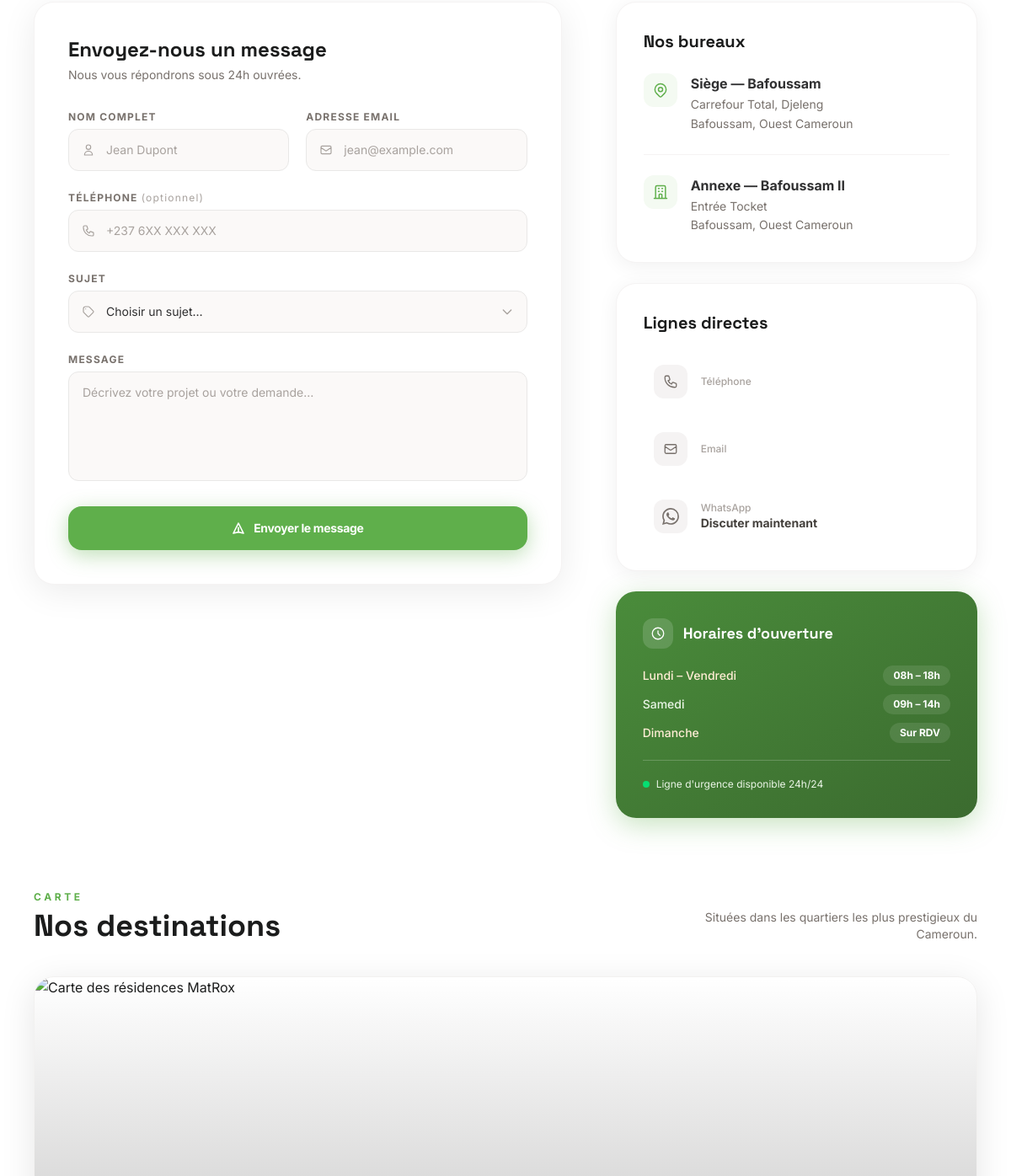
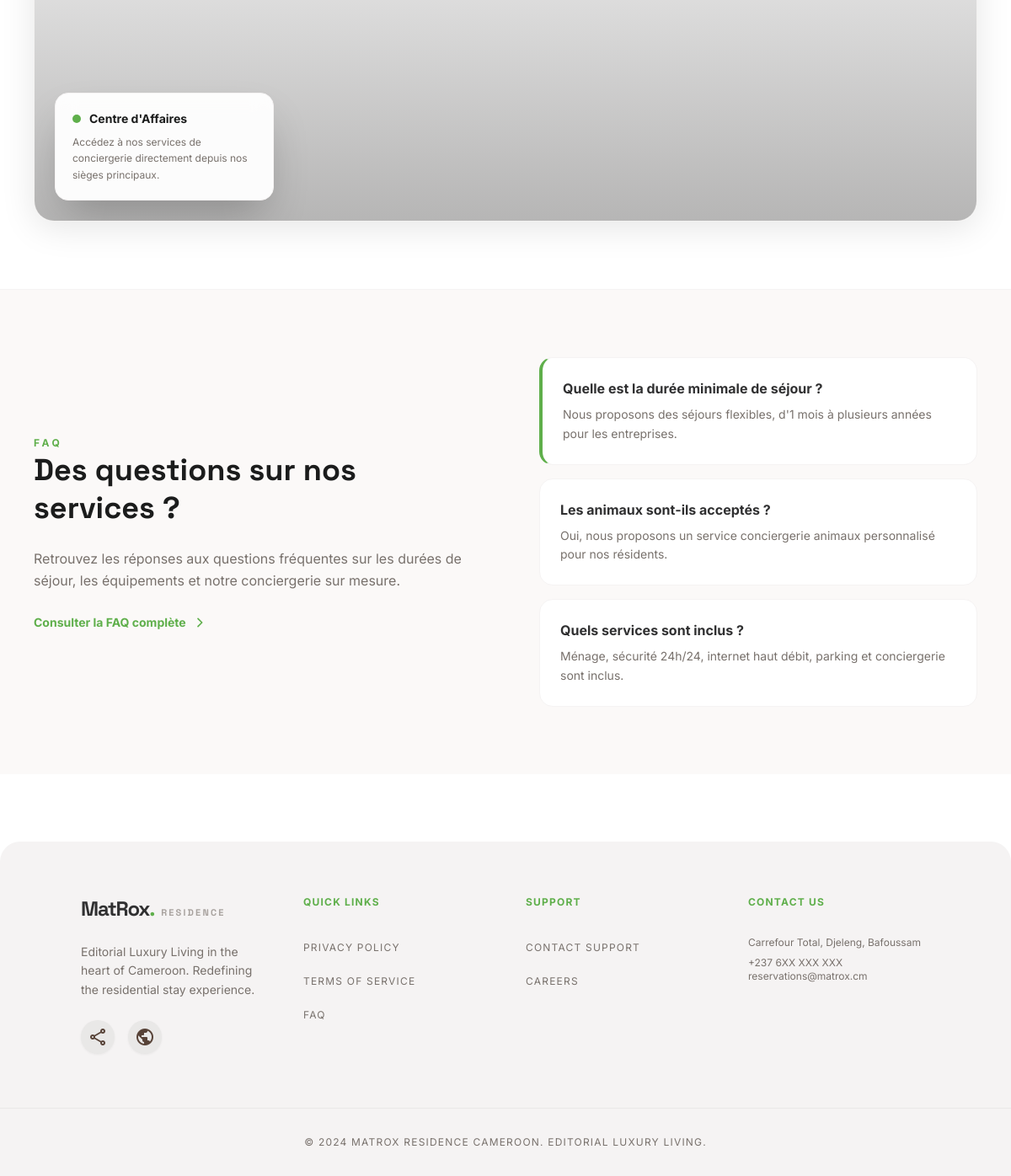
/contact/ (lower part), run on an earlier commit of the app's database (2 pictures, top to bottom).
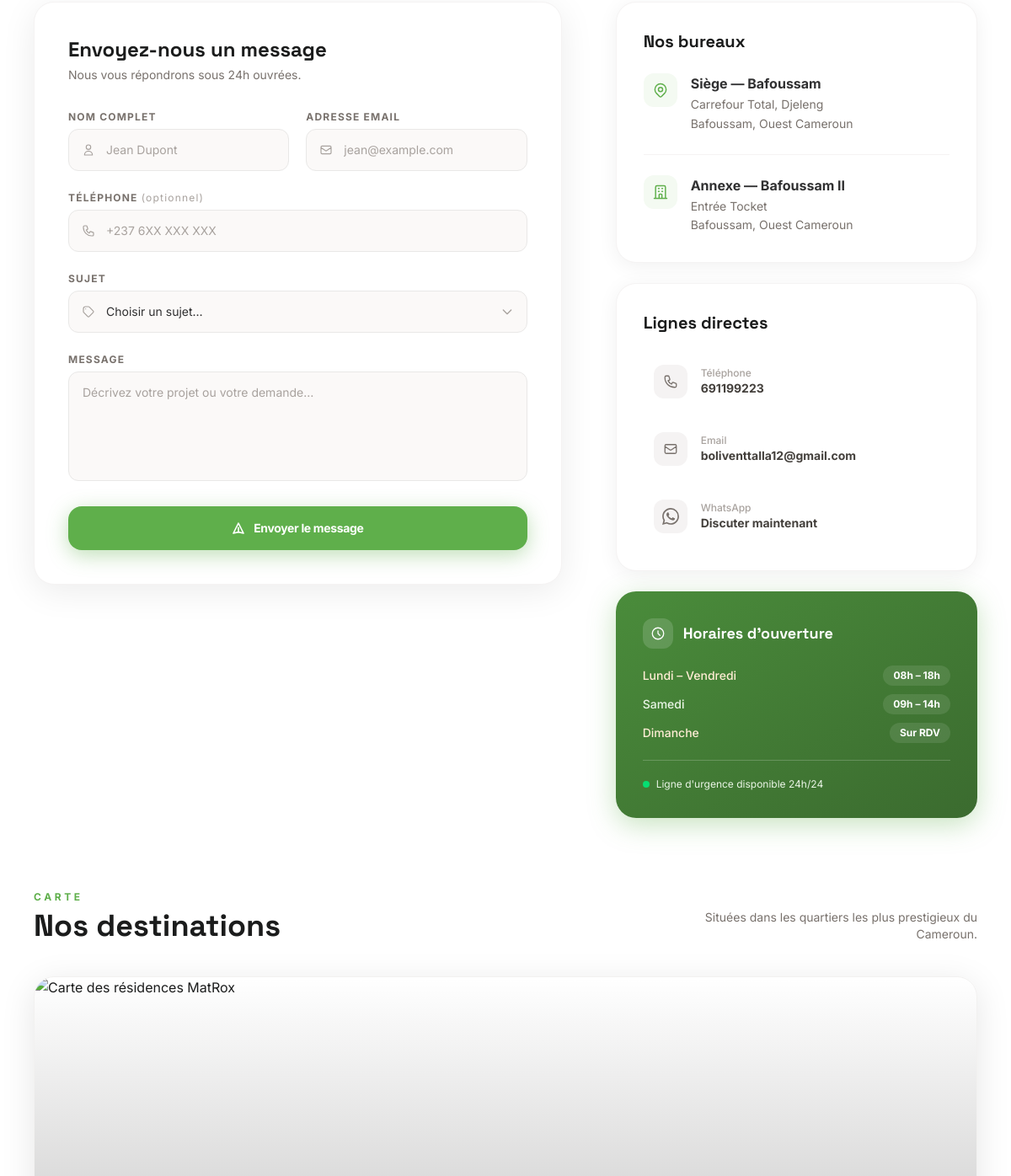
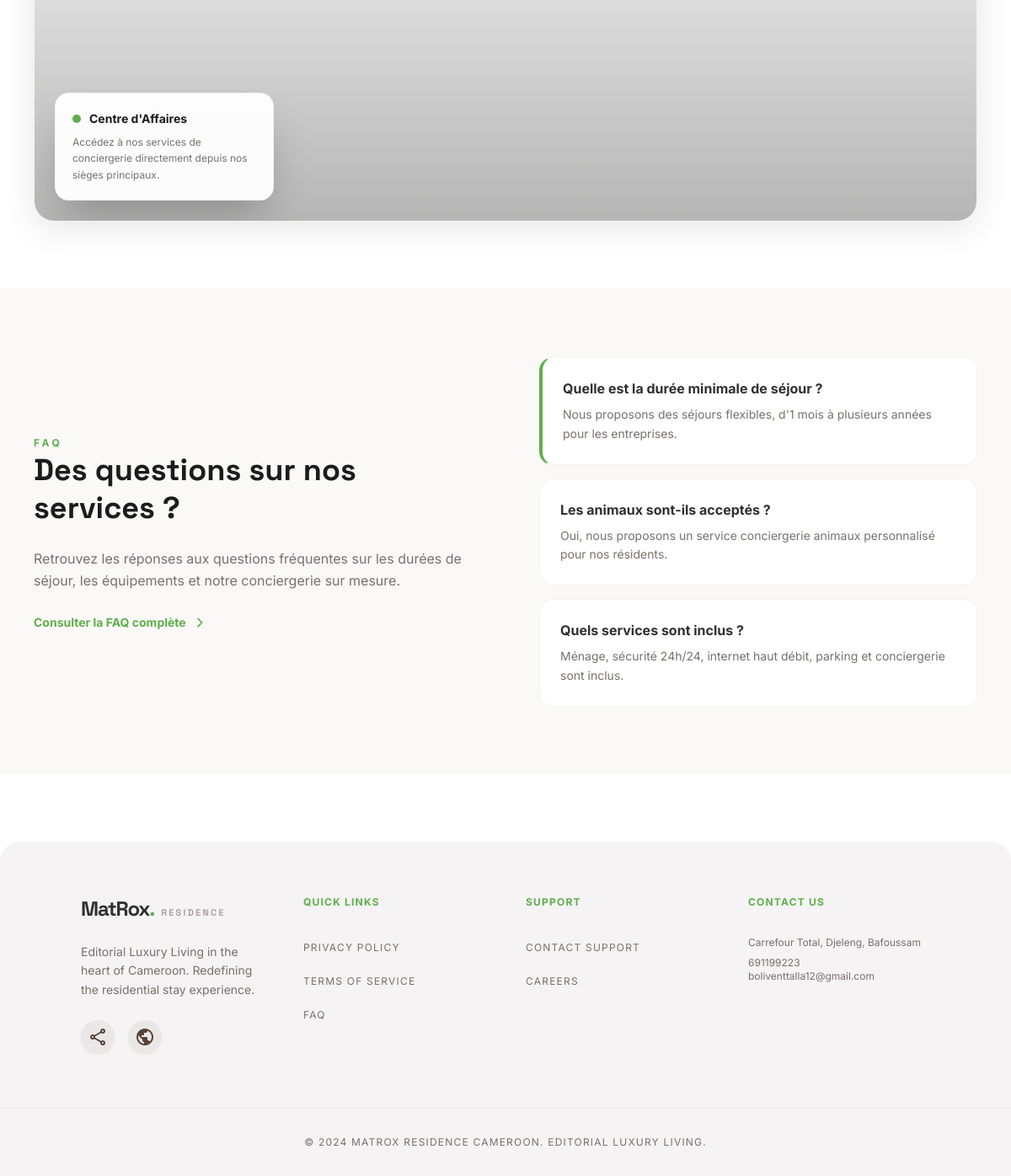
And on a later commit of the database (2 pictures, top to bottom).
### core/models.py (models this page shows, shortened)
class SentinelBaseModel(TimeStampedModel, ActivatorModel):
    id = models.UUIDField(
        default=uuid.uuid4,
        primary_key=True,
        unique=True,
        null=False,
        blank=False,
        editable=False,
    )
    is_deleted = models.BooleanField(_("supprimé"), default=False)
    metadata = models.JSONField(_("métadonnées"), default=dict, null=True, blank=True)
    author = models.CharField(_("auteur"), max_length=255, null=True, blank=True)
    class Meta:
        abstract = True
        ordering = ("created",)

class Settings(SentinelBaseModel):
    site_name = models.CharField(_("Nom du site"), max_length=100, default="MatRox Residence")
    contact_email = models.EmailField(_("Email de contact"), blank=True)
    contact_phone = models.CharField(_("Téléphone de contact"), max_length=50, blank=True)
    office_address = models.TextField(_("Adresse du bureau"), blank=True)
    logo_text_main = models.CharField(_("Texte Logo (Principal)"), max_length=50, default="MatRox")
    logo_text_sub = models.CharField(_("Texte Logo (Sous-titre)"), max_length=50, default="Residence")
    facebook_url = models.URLField(_("Facebook"), blank=True)
    instagram_url = models.URLField(_("Instagram"), blank=True)
    whatsapp_number = models.CharField(_("WhatsApp"), max_length=50, blank=True)
    class Meta:
        verbose_name = _("Paramètres")
        verbose_name_plural = _("Paramètres")

### core/views.py (the view)
# urls.py: path('contact/', views.contact, name='contact'),
def contact(request):
    settings = Settings.objects.first()
    if request.method == "POST":
        form = ContactMessageForm(request.POST)
        if form.is_valid():
            form.save()
            messages.success(request, "Votre demande a bien été envoyée. Notre équipe la traitera dans les plus brefs délais.")
            return redirect('contact')
    else:
        form = ContactMessageForm()
    return render(request, "contact.html", {'form': form, 'settings': settings})

### core/forms.py
class ContactMessageForm(PremiumFormMixin, forms.ModelForm):
    class Meta:
        model = ContactMessage
        fields = ['full_name', 'email', 'phone', 'subject', 'message']

### core/templatetags/custom_tags.py (called while the page is built)
@register.simple_tag
def get_global_settings():
    return Settings.objects.first()

### templates/contact.html (shortened to what the changed rows need)
{% extends "base.html" %}
{% load static %}
{% block content %}
<section class="max-w-screen-xl mx-auto px-5 md:px-10 py-20">
  <div class="grid grid-cols-1 lg:grid-cols-12 gap-10 lg:gap-16 items-start">
    <div class="lg:col-span-7">
      <div class="bg-white dark:bg-stone-900 rounded-3xl shadow-[0_8px_40px_rgba(0,0,0,0.08)] dark:shadow-[0_8px_40px_rgba(0,0,0,0.4)] border border-stone-100 dark:border-stone-800/60 p-8 md:p-10">
        <div class="mb-8">
          <h2 class="font-headline text-2xl font-bold text-stone-900 dark:text-stone-100 mb-1">Envoyez-nous un message</h2>
        </div>
      </div>
    </div>
    <div class="lg:col-span-5 space-y-6">
      <div class="bg-white dark:bg-stone-900 rounded-3xl border border-stone-100 dark:border-stone-800/60
                  shadow-[0_4px_24px_rgba(0,0,0,0.06)] dark:shadow-[0_4px_24px_rgba(0,0,0,0.35)] p-8">
        <div class="space-y-4">
          <a href="tel:{{ settings.contact_phone|default:'+237670000000'|cut:' ' }}"
             class="flex items-center gap-4 group p-3 rounded-2xl hover:bg-emerald-50 dark:hover:bg-emerald-950/20 transition-colors">
            <div>
              <p class="text-xs text-stone-400 dark:text-stone-500 font-medium">Téléphone</p>
              <p class="text-sm font-bold text-stone-700 dark:text-stone-300 group-hover:text-primary dark:group-hover:text-emerald-400 transition-colors">{{ settings.contact_phone }}</p>
            </div>
          </a>
          <a href="mailto:{{ settings.contact_email|default:'contact@matrox-residence.com' }}"
             class="flex items-center gap-4 group p-3 rounded-2xl hover:bg-emerald-50 dark:hover:bg-emerald-950/20 transition-colors">
            <div>
              <p class="text-xs text-stone-400 dark:text-stone-500 font-medium">Email</p>
              <p class="text-sm font-bold text-stone-700 dark:text-stone-300 group-hover:text-primary dark:group-hover:text-emerald-400 transition-colors">{{ settings.contact_email }}</p>
            </div>
          </a>
        </div>
      </div>
    </div>
  </div>
</section>
<section class="max-w-screen-xl mx-auto px-5 md:px-10 pb-20">
  <div class="mb-10 flex flex-col md:flex-row justify-between items-end gap-4">
    <div>
      <h2 class="font-headline text-3xl md:text-4xl font-bold text-stone-900 dark:text-stone-100 mt-1">Nos destinations</h2>
    </div>
  </div>
</section>
<section class="bg-stone-50 dark:bg-stone-900/50 border-t border-stone-100 dark:border-stone-800/60">
  <div class="max-w-screen-xl mx-auto px-5 md:px-10 py-20">
    <div class="grid grid-cols-1 md:grid-cols-2 gap-12 lg:gap-20 items-center">
      <div class="space-y-6">
        <h2 class="font-headline text-3xl md:text-4xl font-bold text-stone-900 dark:text-stone-100 leading-tight">
          Des questions sur nos services ?
        </h2>
      </div>
    </div>
  </div>
</section>
{% endblock %}

### templates/includes/footer.html
{% load custom_tags %}
{% get_global_settings as site_settings %}
<footer class="bg-stone-100 dark:bg-stone-900 w-full rounded-t-3xl mt-20">
    <div class="grid grid-cols-1 md:grid-cols-4 gap-12 px-8 md:px-24 py-16 w-full max-w-screen-2xl mx-auto">
        <div class="col-span-1 md:col-span-1">
            <div class="text-xl md:text-2xl font-black text-stone-800 dark:text-stone-200 mb-6 font-headline tracking-tighter">
                MatRox<span class="text-primary">.</span><span class="text-[11px] font-bold tracking-[0.2em] uppercase ml-2 text-stone-400">Residence</span>
            </div>
            <p class="text-stone-500 text-sm leading-relaxed mb-6 font-body">Editorial Luxury Living in the heart of Cameroon. Redefining the residential stay experience.</p>
            <div class="flex gap-4">
                <a class="w-10 h-10 rounded-full bg-stone-200 dark:bg-stone-800 flex items-center justify-center text-stone-600 dark:text-stone-400 hover:bg-emerald-600 hover:text-white transition-all shadow-sm" href="#"><span class="material-symbols-outlined text-lg">share</span></a>
                <a class="w-10 h-10 rounded-full bg-stone-200 dark:bg-stone-800 flex items-center justify-center text-stone-600 dark:text-stone-400 hover:bg-emerald-600 hover:text-white transition-all shadow-sm" href="#"><span class="material-symbols-outlined text-lg">public</span></a>
            </div>
        </div>
        <div>
            <h4 class="font-['Inter'] text-xs uppercase tracking-widest text-primary font-bold mb-8">Quick Links</h4>
            <ul class="space-y-4">
                <li><a class="text-stone-500 hover:text-stone-900 underline-offset-4 hover:underline transition-colors font-['Inter'] text-xs uppercase tracking-widest" href="#">Privacy Policy</a></li>
                <li><a class="text-stone-500 hover:text-stone-900 underline-offset-4 hover:underline transition-colors font-['Inter'] text-xs uppercase tracking-widest" href="#">Terms of Service</a></li>
                <li><a class="text-stone-500 hover:text-stone-900 underline-offset-4 hover:underline transition-colors font-['Inter'] text-xs uppercase tracking-widest" href="#">FAQ</a></li>
            </ul>
        </div>
        <div>
            <h4 class="font-['Inter'] text-xs uppercase tracking-widest text-primary font-bold mb-8">Support</h4>
            <ul class="space-y-4">
                <li><a class="text-stone-500 hover:text-stone-900 underline-offset-4 hover:underline transition-colors font-['Inter'] text-xs uppercase tracking-widest" href="#">Contact Support</a></li>
                <li><a class="text-stone-500 hover:text-stone-900 underline-offset-4 hover:underline transition-colors font-['Inter'] text-xs uppercase tracking-widest" href="#">Careers</a></li>
            </ul>
        </div>
        <div>
            <h4 class="font-['Inter'] text-xs uppercase tracking-widest text-primary font-bold mb-8">Contact Us</h4>
            <p class="text-stone-500 text-xs font-body mb-2">Carrefour Total, Djeleng, Bafoussam</p>
            <p class="text-stone-500 text-xs font-body">{{ site_settings.contact_phone|default:'+237 6XX XXX XXX' }}</p>
            <p class="text-stone-500 text-xs font-body">{{ site_settings.contact_email|default:'reservations@matrox.cm' }}</p>
        </div>
    </div>
    <div class="px-8 md:px-24 py-8 border-t border-stone-200 text-center">
        <p class="text-stone-500 font-['Inter'] text-xs uppercase tracking-widest">© 2024 MatRox Residence Cameroon. Editorial Luxury Living.</p>
    </div>
</footer>

What changed in the data, as far as the page shows it:
changed Settings: contact_phone (not shown) → "691199223"; contact_email (not shown) → "boliventtalla12@gmail.com"; contact_phone "+237 6XX XXX XXX" → "691199223"; contact_email "reservations@matrox.cm" → "boliventtalla12@gmail.com"
